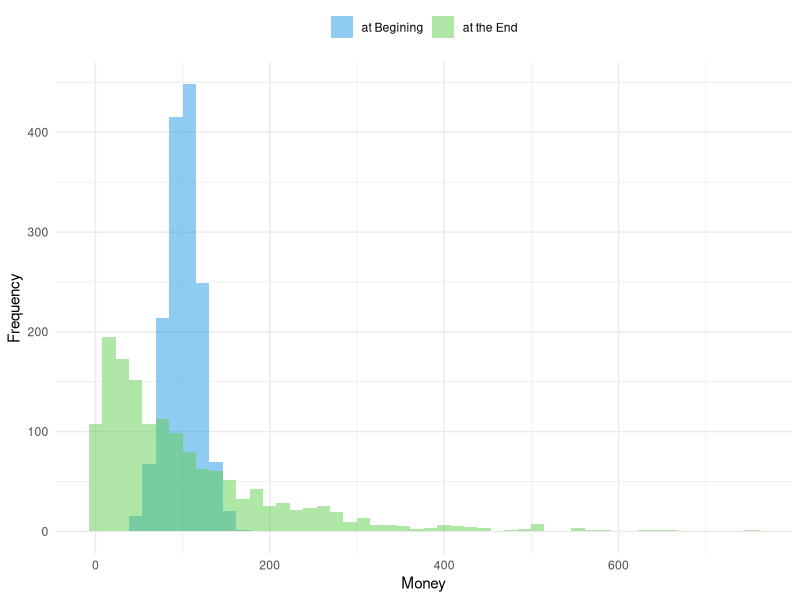
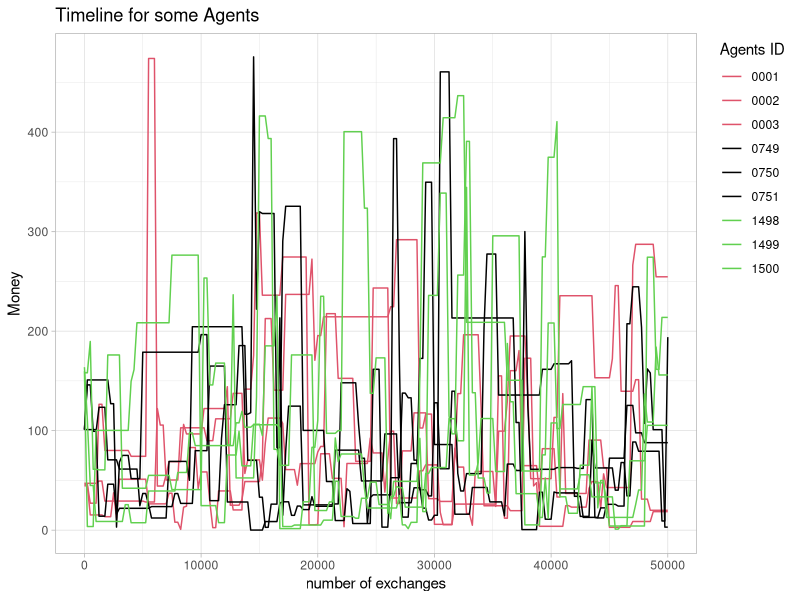
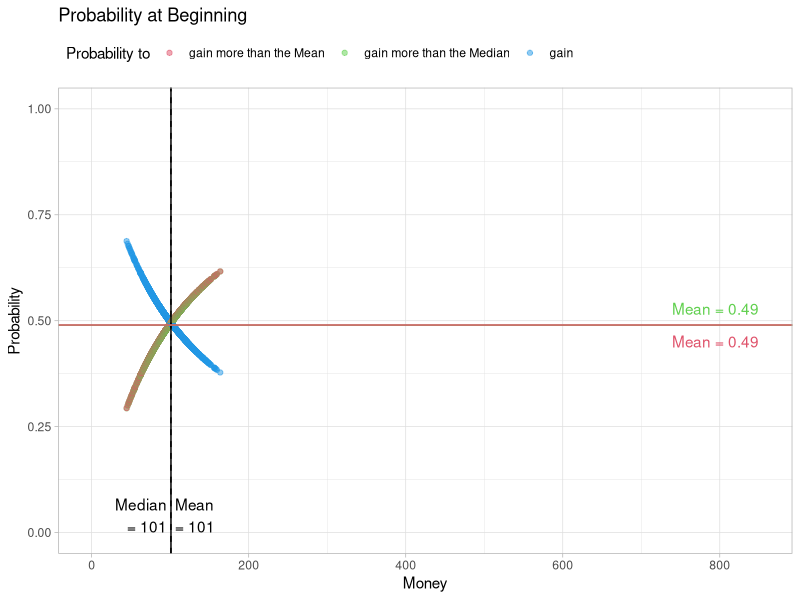
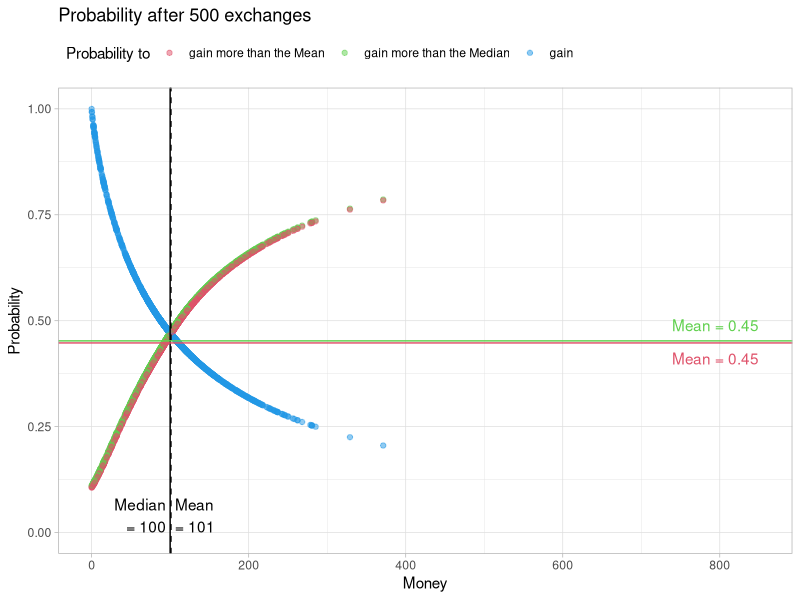
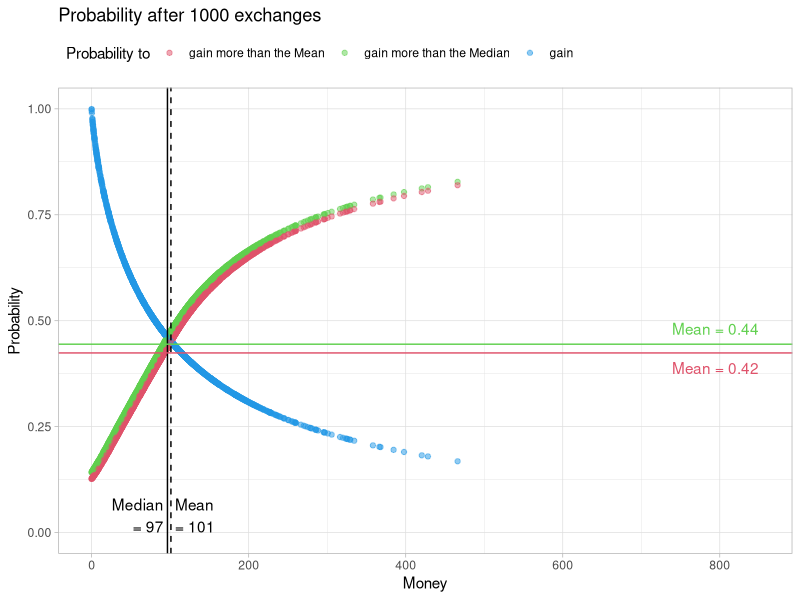
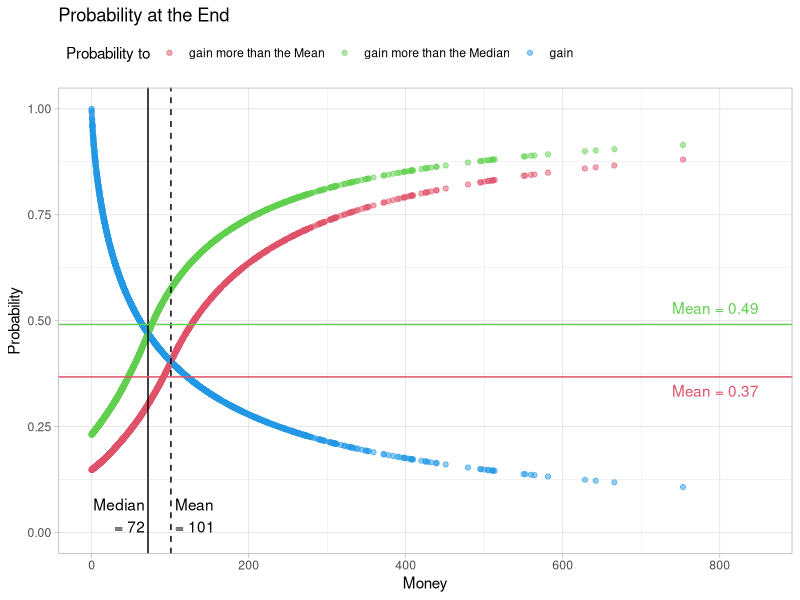
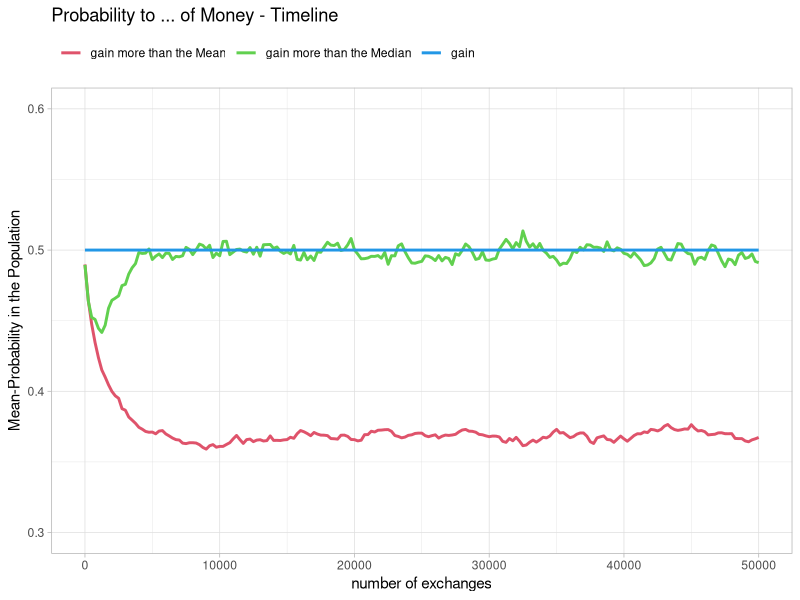
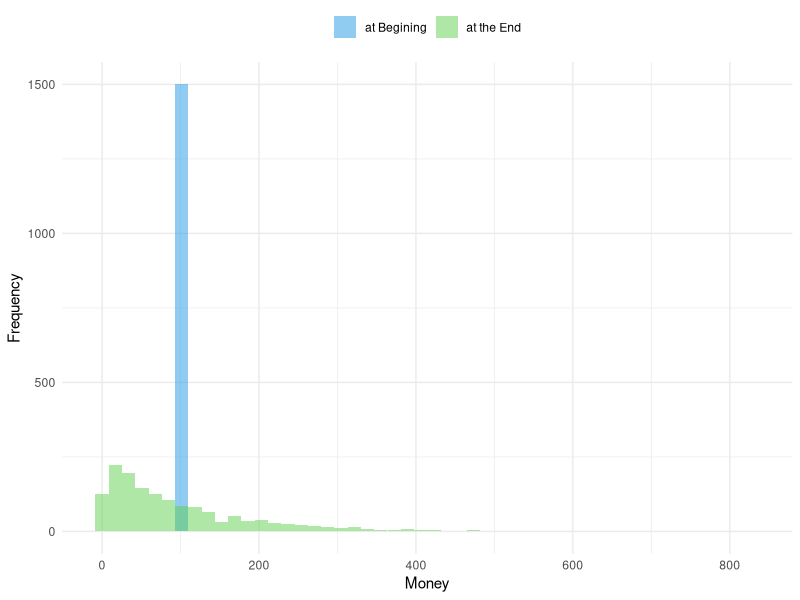

Here is the R script that generated these plots, in order: (Note: a time limit stopped this script after it produced the figures.)
## ---- chunk 1
library(ggplot2)
library(tidyr)
library(dplyr)
## ---- chunk 2
nA = 1500         # number of Agents
ID = seq_len(nA)  # ID of the Agents
M0pop = 100       # Mean amount of Money in the Start-Population

PopNorm <- data.frame( ID = ID,
                       Money= sort(rnorm(nA, mean = M0pop, sd = 0.2 * M0pop))
                      )
## ---- chunk 3
PopEqual <- data.frame( ID = ID,
                       Money = rep(M0pop, times = nA)
                      )
## ---- chunk 4
gini <- function(VM) {
  VM <- sort(VM)
  n <- NROW(VM)
  numer <- 0
  for (i in 1:n) {
    numer <- numer + 2 * i * VM[i]
  }
  denom = n * sum(VM)
  return((numer / denom) - (n + 1) / n)
}
## ---- chunk 5
gini_t <- function(MM) {
  n <- NCOL(MM)
  GT <- c(0)
  for (i in 1:n) {
    GT[i] <-  gini(MM[,i])
  }
  return(GT)
  }
## ---- chunk 6
splitpair <- function(){
  rn <- runif(1)
  c(rn,1-rn)
}
splitpair()
## ---- chunk 7
calc_p_s <- function(VM) {
  Dist <- data.frame(Money = VM,
                     probwin = 0,
                     probmed = 0,
                     probmean = 0
                     )
  Sum <- data.frame(Money = c(min(Dist$Money),
                              max(Dist$Money),
                              median(Dist$Money),
                              mean(Dist$Money)
                              ),
                    probwin = 0,
                    probmed = 0,
                    probmean = 0
                    )
  rownames(Sum) <- c("min", "max", "med", "mean")
  M_Med <- Sum["med", "Money"]
  M_Mean <- Sum["mean", "Money"]
  for(i in 1:nrow(Dist)) {
    M_A <- Dist[i,"Money"]
    M_oA <- Dist[c(-i),"Money"]
    pwin <- M_oA*0
    pmed <- M_oA*0
    pmean <- M_oA*0
    for(ii in 1:NROW(M_oA)) {
      Pot <- max(M_A + M_oA[ii], 10e-8)
      pwin[ii] <- 1-min(1, M_A/Pot)
      pmed[ii] <- 1-min(1, M_Med/Pot)
      pmean[ii] <- 1-min(1, M_Mean/Pot)
    }
    Dist[i,"probwin"] <- mean(pwin)
    Dist[i,"probmed"] <- mean(pmed)
    Dist[i,"probmean"] <- mean(pmean)
  }
  for (i in c("probwin","probmed","probmean")) {
    Sum[[i]] = c(min(Dist[[i]]),
                    max(Dist[[i]]),
                    median(Dist[[i]]),
                    mean(Dist[[i]])
    )
  }

  Output <- list(Sum = Sum, Dist = Dist)
  return(Output)
}
## ---- chunk 8
calc_p <- function(VM) {
  n <- length(VM)
  MM <- matrix(rep(VM,times=n),n,n)
  S <- (VM+t(MM))
  S[S==0] <- 10e-8
  pwin <- (1-t(MM)/S)
  diag(pwin) <- 0
  pmed <- 1-(median(VM)/S)
  pmed[pmed<0] <- 0
  diag(pmed) <- 0
  pmean <- 1-(mean(VM)/S)
  pmean[pmean<0] <- 0
  diag(pmean) <- 0

  Dist <- data.frame(Money = VM,
                     probwin = colSums(pwin)/(n-1),
                     probmed = colSums(pmed)/(n-1),
                     probmean = colSums(pmean)/(n-1)
                     )

  Sum <- data.frame(Money = c(min(Dist$Money),
                              max(Dist$Money),
                              median(Dist$Money),
                              mean(Dist$Money)),
                    probwin = c(min(Dist$probwin),
                                max(Dist$probwin),
                                median(Dist$probwin),
                                mean(Dist$probwin)),
                    probmed = c(min(Dist$probmed),
                                max(Dist$probmed),
                                median(Dist$probmed),
                                mean(Dist$probmed)),
                    probmean = c(min(Dist$probmean),
                                max(Dist$probmean),
                                median(Dist$probmean),
                                mean(Dist$probmean))
                    )

  rownames(Sum) <- c("min", "max", "med", "mean")
  Output <- list(Sum = Sum, Dist = Dist)
  return(Output)
}
## ---- chunk 9
calc_p_t <- function(MM) {
  pnt <- calc_p(MM[,1])
  tx <- as.numeric(gsub("n", "",colnames(MM)[1]))
  pnts <- data.frame(Time = rep(tx, times = 4),
                     Res = colnames(pnt$Sum),
                     t(pnt$Sum)
                     )
  for(i in 2:ncol(MM)) {
    pnt <- calc_p(MM[,i])
    tx <- as.numeric(gsub("n", "",colnames(MM)[i]))
    pnti <- data.frame(Time = rep(tx, times = 4),
                       Res = colnames(pnt$Sum),
                       t(pnt$Sum)
                       )
    pnts <- rbind(pnts,pnti)
  }
  rownames(pnts) <- NULL
  return(pnts)
}
## ---- chunk 10
ecosim <- function( n, VM, TL = 0 ) {
  df <- data.frame(ID=seq(1,NROW(VM)),
                   nE=0,
                   MT_S=VM,
                   MT_E=VM
                   )
  if (TL > 0) {
    M_TL <- data.frame(n0 = df$MT_S)
  }
  for(i in 1:n) {
    rdf <- sample(df$ID, size=2)
    rds <- splitpair()
    df[rdf,"nE"] <- df[rdf,"nE"] + 1
    df[rdf,"MT_E"] <- sum( df[rdf,"MT_E"]) * rds
    if ( TL > 0 ) {
      if ( i %% TL == 0) {
        M_TL [[paste0("n",i)]]<- df$MT_E
      }
    }
  }
  Output <- list("Sum" = df)
  if ( TL > 0 ) {
    rownames(M_TL) <- df$ID
    Output$Timeline <- M_TL
  }
  return(Output)
}
## ---- chunk 11
figHist <- function(Sim_Sum) {
  Fig <- pivot_longer(data.frame(Sim_Sum),
                      cols = starts_with("MT"),
                      names_to = "Distribution",
                      values_to = "Money"
                      )
  Fig$Distribution <-recode(Fig$Distribution,
                            "MT_S" = "at Begining",
                            "MT_E" = "at the End"
                            )
  Figp <- ggplot(Fig, aes(x = Money, fill = Distribution)) +
    geom_histogram(position = "identity", alpha = 0.5, bins = 50) +
    ylab("Frequency") +
    scale_fill_manual(name = NULL, values = c(4,3)) +
    scale_color_manual(name = NULL, values = c(4, 3)) +
    theme_minimal() +
    theme(legend.position = "top")
  return(Figp)
}
## ---- chunk 12
figProb <- function(Prob, Title, xmax) {
  Figd <- pivot_longer(data.frame(Prob$Dist),
                       cols = starts_with("p"),
                       names_to = "Outcome",
                       values_to = "Probability"
                       )
  Figs <- Prob$Sum

  Figp <- ggplot(data = Figd,
                 aes(x = Money,
                     y = Probability,
                     color = Outcome
                     )
                 ) +
    geom_point( alpha = 0.5, size = 1.5) +
    scale_color_manual(name = "Probability to",
                       values = c(2, 3, 4),
                       labels = c("gain more than the Mean",
                                  "gain more than the Median",
                                  "gain")
                       ) +
    ylim(0, 1) +
    xlim(0, xmax) +

    geom_vline(xintercept = Figs["med","Money"],
               linetype = "solid", color = 1) +
    annotate("text",
             x = Figs["med","Money"] * 0.95,
             y = 0,
             hjust = 1,
             vjust = 0,
             label = paste("Median\n=",
                           round(Figs["med","Money"], 0)),
             color = 1) +

    geom_vline(xintercept = Figs["mean","Money"],
               linetype = "dashed", color = 1) +
    annotate("text",
             x = Figs["mean","Money"] * 1.05,
             y = 0,
             hjust = 0,
             vjust = 0,
             label = paste("Mean\n=",
                           round(Figs["mean","Money"], 0)),
             color = 1) +

    geom_hline(yintercept = Figs["mean","probmed"],
             linetype = "solid", color = 3) +
    annotate("text",
             x = xmax,
             y = Figs["mean","probmed"] * 1.05,
             hjust = 1,
             vjust = 0,
             label = paste("Mean =",
                           round(Figs["mean","probmed"], 2)),
             color = 3) +

    geom_hline(yintercept = Figs["mean","probmean"],
               linetype = "solid", color = 2) +
    annotate("text",
             x = xmax,
             y = Figs["mean","probmean"]*0.95,
             hjust = 1,
             vjust = 1,
             label = paste("Mean =",
                           round(Figs["mean","probmean"], 2)),
             color = 2) +

    labs(title = Title) +
    theme_light() +
    theme(legend.position = "top",
          legend.justification = c(0, 1))
  return(Figp)
}
## ---- chunk 13
figProb_t <- function(Prob, Title) {
  Fig <- Prob[Prob$Res!="Money",c("Time","Res","mean")]

  Figp <- ggplot(data = Fig, aes(x = Time, y = mean, color = Res)) +
    geom_line(linewidth = 1) +
    scale_color_manual(name = NULL, values = c(2, 3, 4),
                      labels = c("gain more than the Mean",
                                 "gain more than the Median",
                                 "gain")) +
    ggtitle(Title) +
    xlab("number of exchanges") +
    ylab("Mean-Probability in the Population") +
    ylim(0.30, 0.6) +
    theme_light() +
    theme(legend.position = "top",
         legend.justification = c(0, 1))
  return(Figp)
}
## ---- chunk 14
sNorm <- ecosim(50000, PopNorm$Money, TL = 250)
## ---- chunk 15
Fig01 <- figHist(sNorm$Sum)
Fig01
## ---- chunk 16
MTime <- data.frame(ID,sNorm$Timeline)

sID <- c(1,2,3,nA/2-1,nA/2,nA/2+1,nA-2,nA-1,nA)
sMTime <- MTime[sID,]

Fig02 <- pivot_longer(data.frame(sMTime),
                      cols = !matches("ID"),
                      names_to = "Time",
                      names_prefix = "n",
                      names_transform = list(Time = as.integer),
                      values_to = "Money"
)

Fig02$ID <- sprintf("%04d", Fig02$ID)

ggplot(data = Fig02, aes(x = Time, y = Money, color = ID)) +
  geom_line() +
  ggtitle("Timeline for some Agents") +
  xlab("number of exchanges") +
  labs(color = "Agents ID") +
  scale_color_manual(values = c(2,2,2, 1,1, 1,3,3,3)) +
  theme_light() +
  theme(legend.position = "right",
        legend.justification = c(0, 1))
## ---- chunk 17
Fig03 <- figProb(calc_p(sNorm$Timeline[,1]), 
                "Probability at Beginning", 850)
Fig04 <- figProb(calc_p(sNorm$Timeline[,3]), 
                "Probability after 500 exchanges", 850)
Fig05 <- figProb(calc_p(sNorm$Timeline[,5]), 
                "Probability after 1000 exchanges", 850)
Fig06 <- figProb(calc_p(sNorm$Timeline[,NCOL(sNorm$Timeline)]), 
                "Probability at the End", 850)
## ---- chunk 18
Fig03
## ---- chunk 19
Fig04
## ---- chunk 20
Fig05
## ---- chunk 21
Fig06
## ---- chunk 22
ProbNormt <- calc_p_t(sNorm$Timeline)
## ---- chunk 23
Fig07 <-figProb_t(ProbNormt, "Probability to ... of Money - Timeline")
Fig07
## ---- chunk 24
eNorm <- ecosim(50000, PopEqual$Money, TL = 250)
## ---- chunk 25
Fig08 <- figHist(eNorm$Sum)
Fig08
## ---- chunk 26
Fig09 <- figProb(calc_p(eNorm$Timeline[,1]), 
                "Probability at Beginning", 850)
Fig10 <- figProb(calc_p(eNorm$Timeline[,3]), 
                "Probability after 500 exchanges", 850)
Fig11 <- figProb(calc_p(eNorm$Timeline[,5]), 
                "Probability after 1000 exchanges", 850)
Fig12 <- figProb(calc_p(eNorm$Timeline[,NCOL(eNorm$Timeline)]), 
                "Probability at the End", 850)
## ---- chunk 27
Fig09
## ---- chunk 28
Fig10
## ---- chunk 29
Fig11
## ---- chunk 30
Fig12
## ---- chunk 31
ProbEqualt <- calc_p_t(eNorm$Timeline)
## ---- chunk 32
Fig13 <- figProb_t(ProbEqualt, "Probability to ... of Money - Timeline")
Fig13
## ---- chunk 33
sNorms <- ecosim(8000, PopNorm$Money, TL = 50)
ProbNormts <- calc_p_t(sNorms$Timeline)
eNorms <- ecosim(8000, PopEqual$Money, TL = 50)
ProbEqualts <- calc_p_t(eNorms$Timeline)
## ---- chunk 34
Fig14 <- figProb_t(ProbNormts, 
          "Probability to ... of Money\nTimeline for the Norm Population")
Fig15 <- figProb_t(ProbEqualts, 
          "Probability to ... of Money\nTimeline for a equal Population")
## ---- chunk 35
Fig14
## ---- chunk 36
Fig15
## ---- chunk 37
Fig16 <- data.frame( Time = ProbNormts[ProbNormts$Res == "Money",c("Time")],
                    Norm = gini_t(sNorms$Timeline),
                    Equal = gini_t(eNorms$Timeline)
                   )
Fig16 <- pivot_longer(data.frame(Fig16),
                      cols = !matches("Time"),
                      names_to = "Pop",
                      values_to = "Gini"
                      )
                    
Fig16p <- ggplot(data = Fig16, aes(x = Time, y = Gini, color = Pop)) +
  geom_line(linewidth = 1) +
  scale_color_manual(name = "Start Population", values = c(2, 1)) +
  ggtitle("Gini-Faktor - Timeline") +
  xlab("number of exchanges") +
  ylab("Gini") +
  theme_light() +
  theme(legend.position = "top",
        legend.justification = c(0, 1))

Fig16p
## ---- chunk 38
Fig17 <- data.frame( Time = ProbNormts[ProbNormts$Res == "Money",c("Time")],
                    GNorm = (1-Fig16[Fig16$Pop == "Norm","Gini"]),
                    PNorm = ProbNormts[ProbNormts$Res == "probmean",c("mean")],
                    GEqual = 1-Fig16[Fig16$Pop == "Equal","Gini"],
                    PEqual = ProbEqualts[ProbEqualts$Res == "probmean",c("mean")]
                   )
colnames(Fig17) <- c("Time", "GNorm", "PNorm", "GEqual", "PEqual")

Fig17$Faktn <- Fig17$GNorm/Fig17$PNorm
Fig17$Fakte <- Fig17$GEqual/Fig17$PEqual

Fig17 <- pivot_longer(data.frame(Fig17),
                      cols = starts_with("F"),
                      names_to = "Pop",
                      values_to = "Fakt"
                      )

Fig17p <- ggplot(data = Fig17, 
  aes(x = Time, y = Fakt, color = Pop, linetype = Pop)) +
  geom_line(linewidth = 1) +
  scale_color_manual(name = "Start Population", 
                     values = c(2, 1),
                     labels = c("Equal", "Norm")) +
  scale_linetype_manual("Start Population",
                        values = c("solid", "dashed"),
                        labels = c("Equal", "Norm")) +
  ggtitle("Relation between\n 
          Probability to gain more than the Mean\n
          and (1-Gini) - Timeline") +
  xlab("number of exchanges") +
  ylab("Faktor") +
  theme_light() +
  theme(legend.position = "top",
        legend.justification = c(0, 1))

Fig17p
